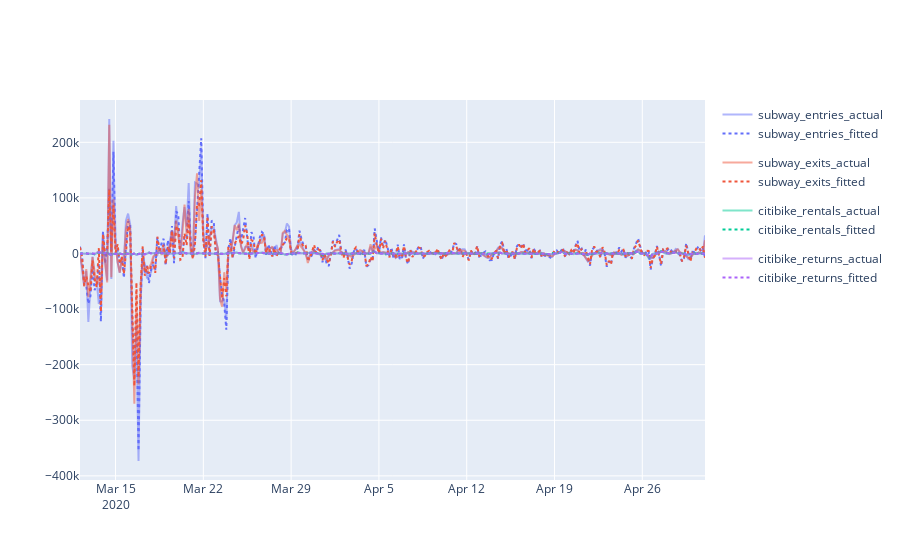

The notebook cell this image was saved under:
### Code cell
import plotly.graph_objects as go
import matplotlib.pyplot as plt
from matplotlib.colors import to_rgb
def difference_df(df, granularity, verbose=False):
    """
    Difference the dataframe based on the granularity.
    """
    daily_lag, weekly_lag = calculate_lags(granularity, verbose=verbose)
    df_diff = df.diff(periods=daily_lag)
    df_diff = df_diff.diff(periods=weekly_lag)
    df_diff = df_diff.dropna()
    return df_diff

def plot_fitted_vs_actual(model, df, granularity):
    colors = px.colors.qualitative.Plotly
    append_alpha = lambda color: f"rgba({' ,'.join([str(int(c * 255)) for c in to_rgb(color)])}, 0.5)"
    df_diff = difference_df(df, granularity)
    names = df_diff.columns
    df = pd.merge(
        df_diff,
        model.fittedvalues,
        left_index=True,
        right_index=True,
        suffixes=('_actual', '_fitted')
    )
    fig = go.Figure()
    for color, name in zip(colors[:len(names)], names):
        fig.add_trace(go.Scatter(
            x=df.index,
            y=df[name + '_actual'],
            mode='lines',
            name=name + '_actual',
            line=dict(color=append_alpha(color)),
            legendgroup=name
        ))
        fig.add_trace(go.Scatter(
            x=df.index,
            y=df[name + '_fitted'],
            mode='lines',
            name=name + '_fitted',
            line=dict(color=color, dash='dot'), # 'dash', 'dot', and 'dashdot'
            legendgroup=name
        ))
    fig.show()


def fit_var_model(df, granularity, maxlags=12, verbose=True):
    """
    Fit a VAR model to the dataframe.
    """
    assert len(df.columns) == 4
    df_diff = difference_df(df, granularity, verbose=verbose)
    # data checks
    assert cointegration_test(df_diff, verbose=verbose)
    assert check_stationarity(df_diff, verbose=verbose)
    model = VAR(df_diff, freq=granularity)
    results = model.fit(maxlags=maxlags, ic='aic')
    if verbose:
        print(f"using {results.k_ar} lags")
    return results

results = fit_var_model(df_model.set_index('datetime_rounded').rename(
    columns={
        'entries_diff': 'subway_entries',
        'exits_diff': 'subway_exits',
        'start_count': 'citibike_rentals',
        'end_count': 'citibike_returns'
    }
    ), GRANULARITY, maxlags=20)
irf_results = results.irf(results.k_ar)
irf_results.plot(orth=True, figsize=(15, 15))
plot_fitted_vs_actual(results, df_model.set_index('datetime_rounded').rename(
    columns={
        'entries_diff': 'subway_entries',
        'exits_diff': 'subway_exits',
        'start_count': 'citibike_rentals',
        'end_count': 'citibike_returns'
    }
    ), GRANULARITY)
print()

### Figure 1 — Plotly figure (JSON) as saved in the notebook; plotly's stock layout.template omitted (floating-point values rounded to 4 significant figures; data arrays with more than 128 entries replaced by an {"elided": "..."} marker saying what was removed)
{"data": [{"legendgroup": "subway_entries", "line": {"color": "rgba(99 ,110 ,250, 0.5)"}, "mode": "lines", "name": "subway_entries_actual", "type": "scatter", "x": {"elided": "300 str values"}, "y": {"elided": "300 float values"}}, {"legendgroup": "subway_entries", "line": {"color": "#636EFA", "dash": "dot"}, "mode": "lines", "name": "subway_entries_fitted", "type": "scatter", "x": {"elided": "300 str values"}, "y": {"elided": "300 float values"}}, {"legendgroup": "subway_exits", "line": {"color": "rgba(239 ,85 ,59, 0.5)"}, "mode": "lines", "name": "subway_exits_actual", "type": "scatter", "x": {"elided": "300 str values"}, "y": {"elided": "300 float values"}}, {"legendgroup": "subway_exits", "line": {"color": "#EF553B", "dash": "dot"}, "mode": "lines", "name": "subway_exits_fitted", "type": "scatter", "x": {"elided": "300 str values"}, "y": {"elided": "300 float values"}}, {"legendgroup": "citibike_rentals", "line": {"color": "rgba(0 ,204 ,150, 0.5)"}, "mode": "lines", "name": "citibike_rentals_actual", "type": "scatter", "x": {"elided": "300 str values"}, "y": {"elided": "300 int values"}}, {"legendgroup": "citibike_rentals", "line": {"color": "#00CC96", "dash": "dot"}, "mode": "lines", "name": "citibike_rentals_fitted", "type": "scatter", "x": {"elided": "300 str values"}, "y": {"elided": "300 float values"}}, {"legendgroup": "citibike_returns", "line": {"color": "rgba(171 ,99 ,250, 0.5)"}, "mode": "lines", "name": "citibike_returns_actual", "type": "scatter", "x": {"elided": "300 str values"}, "y": {"elided": "300 int values"}}, {"legendgroup": "citibike_returns", "line": {"color": "#AB63FA", "dash": "dot"}, "mode": "lines", "name": "citibike_returns_fitted", "type": "scatter", "x": {"elided": "300 str values"}, "y": {"elided": "300 float values"}}], "layout": {}}
